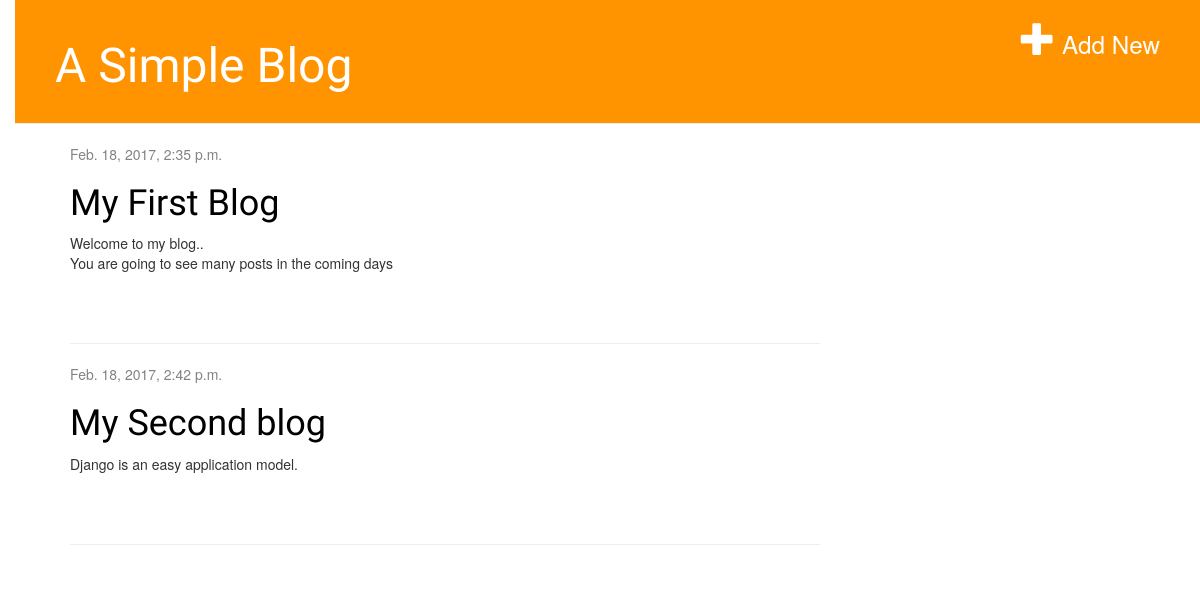
The app's page /, older data.
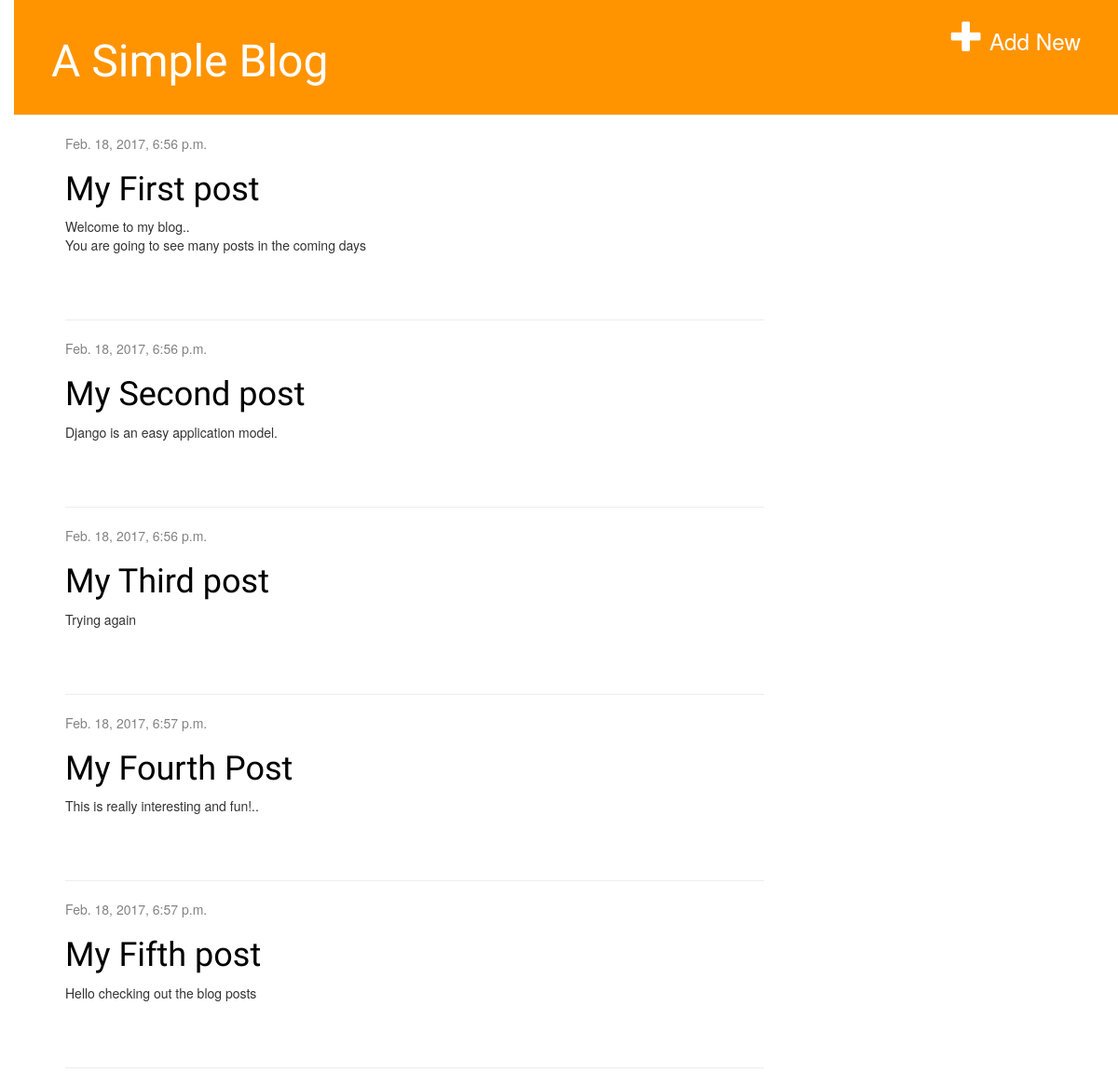
The same page, newer data.
### myapp/models.py (models this page shows, shortened)
class Post(models.Model):
    author = models.ForeignKey('auth.User')
    title = models.CharField(max_length=200)
    text = models.TextField()
    created_date = models.DateTimeField(
            default=timezone.now)
    published_date = models.DateTimeField(
            blank=True, null=True)

### myapp/views.py (the view)
# urls.py: url(r'^$', views.post_list, name='post_list'),
def post_list(request):
    request.session['new'] = ''
    request.session['saved'] = ''
    posts = Post.objects.filter(published_date__lte=timezone.now()).order_by('published_date')
    return render(request, 'blog/post_list.html', {'posts': posts})

### templates/blog/post_list.html (shortened to what this page needs)
{% extends 'blog/base.html' %}
{% block content %}
    {% for post in posts %}
        <div class="post">
            <div class="date">
                {{ post.published_date }}
            </div>
            <h1><a href="{% url 'post_detail' pk=post.pk %}">{{ post.title }}</a></h1>
            <p>{{ post.text|linebreaksbr }}</p>
        </div>
        <hr>
    {% endfor %}
{% endblock %}

### templates/blog/base.html (shortened to what this page needs)
{% load staticfiles %}
<html>
    <head>
        <link rel="stylesheet" href="//maxcdn.bootstrapcdn.com/bootstrap/3.2.0/css/bootstrap.min.css">
        <link rel="stylesheet" href="//maxcdn.bootstrapcdn.com/bootstrap/3.2.0/css/bootstrap-theme.min.css">
        <link rel="stylesheet" href="{% static 'css/blog.css' %}">
    </head>
<body>
    <div class="page-header">
        <a href="{% url 'post_new' %}" class="top-menu"><span class="glyphicon glyphicon-plus"></span><span style="font-size: 0.7em"> Add New</span></a>
        <h1><a href="/">A Simple  Blog</a></h1>
    </div>
    <div class="content container">
        <div class="row">
            <div class="col-md-8">
            {% block content %}
            {% endblock %}
            </div>
        </div>
    </div>
</body>
</html>

### myapp/static/css/blog.css (style rules this page uses)
body { padding-left: 15px; }
h1 a { color: #FCA205; font-family: 'Lobster'; }
.page-header { background-color: #ff9400; margin-top: 0; padding: 20px 20px 20px 40px; }
.page-header h1, .page-header h1 a, .page-header h1 a:visited, .page-header h1 a:active { color: #ffffff; font-size: 36pt; text-decoration: none; }
.content { margin-left: 40px; }
h1, h2, h3, h4 { font-family: 'Lobster', cursive; }
.date { color: #828282; }
.top-menu, .top-menu:hover, .top-menu:visited { color: #ffffff; float: right; font-size: 26pt; margin-right: 20px; }
.post { margin-bottom: 70px; }
.post h1 a, .post h1 a:visited { color: #000000; }

Row changes from the older to the newer data that the page shows:
changed Post "Welcome to my blog.. You are going to see many posts in the coming days": published_date "Feb. 18, 2017, 2:35 p.m." → "Feb. 18, 2017, 6:56 p.m."; title "My First Blog" → "My First post"
changed Post "Django is an easy application model.": published_date "Feb. 18, 2017, 2:42 p.m." → "Feb. 18, 2017, 6:56 p.m."; title "My Second blog" → "My Second post"
added Post: published_date "Feb. 18, 2017, 6:56 p.m.", title "My Third post", text "Trying again"
added Post: published_date "Feb. 18, 2017, 6:57 p.m.", title "My Fourth Post", text "This is really interesting and fun!.."
added Post: published_date "Feb. 18, 2017, 6:57 p.m.", title "My Fifth post", text "Hello checking out the blog posts"
